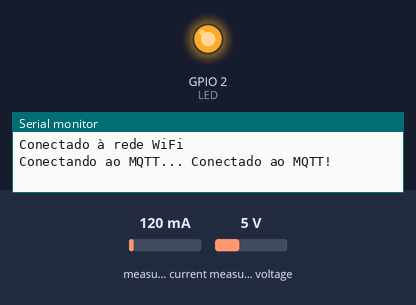
Recording of a sketch running on a simulated ESP32. Shown: output pins drawn as LEDs (lit = HIGH), the last lines printed to the serial monitor. The test bench sets the inputs (shaded band); at power-on: measured current 120 mA, measured voltage 5 V. WiFi joins after 1.5 s; servers stay silent unless stated; no MQTT or app messages arrive unless stated.

Above: at 1.8 s.
At 11.0 s:
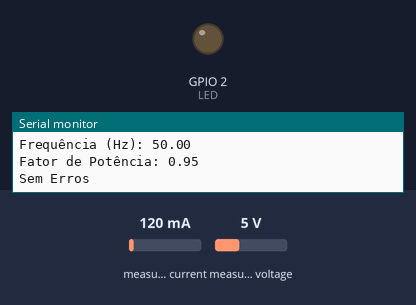
Timing chart, 0 to 12.4 s (numbered marks = the images above):
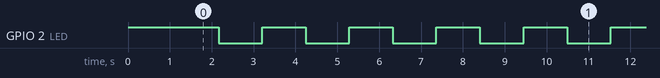

Measured:
- by itself, GPIO 2 (LED): moves between LOW and HIGH, repeating every 8.3 s
- by itself, everything shown: repeats every 8.3 s, in 8 steps

The sketch:

PZEM_Reader.ino
```cpp
/********************************************************************************
 * Nome: Felipe Rodrigues Moreira Dos Santos
 * E-mail: axfeliperodrigues@gmail.com
 * Data: 19/10/2024
 * Descrição: Codigo para captura e envio de dados do pzem para um broker
 * Versão: 1.2
 * GitHub: https://github.com/TheDarkTD/PZEM-Reader
 ********************************************************************************/


#include <PZEM004Tv30.h>
#include <WiFi.h>
#include <WiFiManager.h>
#include <Adafruit_MQTT.h>
#include <Adafruit_MQTT_Client.h>
#include <HTTPClient.h>
#include <ArduinoJson.h>

#define DEFAULT_TEMPO_ESPERA 20000  // 20 segundos padrão em milissegundos
#define MIN_TEMPO_ESPERA 5000         // Valor mínimo permitido para o tempo de espera
#define PZEM_RX_PIN 16
#define PZEM_TX_PIN 17
#define PZEM_SERIAL Serial2
#define LED 2

PZEM004Tv30 pzem(PZEM_SERIAL, PZEM_RX_PIN, PZEM_TX_PIN);

float voltage = 0;
float current = 0;
float power = 0;
float energy = 0;
float frequency = 0;
float pf = 0;

unsigned long previous = 0;
unsigned long tempo_espera = DEFAULT_TEMPO_ESPERA; // Tempo de espera inicial

// Credenciais MQTT da Adafruit IO
#define AIO_SERVER      "io.adafruit.com"
#define AIO_SERVERPORT  1883
#define AIO_USERNAME    "TheDarkTD"
#define AIO_KEY         "aio_knzR09P6BLThZ6wVKvYrsZ7GvRXL"

WiFiClient client;
Adafruit_MQTT_Client mqtt(&client, AIO_SERVER, AIO_SERVERPORT, AIO_USERNAME, AIO_KEY);

// Tópicos MQTT para envio de dados
Adafruit_MQTT_Publish pzem_voltage = Adafruit_MQTT_Publish(&mqtt, AIO_USERNAME "/feeds/voltage");
Adafruit_MQTT_Publish pzem_current = Adafruit_MQTT_Publish(&mqtt, AIO_USERNAME "/feeds/current");
Adafruit_MQTT_Publish pzem_power = Adafruit_MQTT_Publish(&mqtt, AIO_USERNAME "/feeds/power");
Adafruit_MQTT_Publish pzem_energy = Adafruit_MQTT_Publish(&mqtt, AIO_USERNAME "/feeds/energy");
Adafruit_MQTT_Publish pzem_frequency = Adafruit_MQTT_Publish(&mqtt, AIO_USERNAME "/feeds/frequency");
Adafruit_MQTT_Publish pzem_pf = Adafruit_MQTT_Publish(&mqtt, AIO_USERNAME "/feeds/pf");
Adafruit_MQTT_Publish pzem_error = Adafruit_MQTT_Publish(&mqtt, AIO_USERNAME "/feeds/errors");

// URL para pegar o tempo de espera
const char* espera_url = "https://io.adafruit.com/api/v2/TheDarkTD/feeds/espera";
unsigned long lastUpdate = 0; // Para armazenar o último tempo de atualização

void setup() {
    Serial.begin(115200);

    pinMode(LED, OUTPUT);
    digitalWrite(LED, HIGH);

    // Gerenciador Wi-Fi
    WiFiManager wifiManager;
    wifiManager.autoConnect("PZEM_MQTT_AP");

    Serial.println("Conectado à rede WiFi");

    // Conexão inicial ao MQTT
    connectToMQTT();
}

void loop() {
    // Reconectar ao Wi-Fi se necessário
    if (WiFi.status() != WL_CONNECTED) {
        Serial.println("Reconectando WiFi...");
        WiFi.reconnect();
        delay(2000);
    }

    // Reconectar ao MQTT se necessário
    if (!mqtt.connected()) {
        connectToMQTT();
    }

    // Escutar os tópicos MQTT
    mqtt.processPackets(500);

    // Atualiza o tempo de espera a cada 250 ms
    unsigned long now = millis();
    if (now - lastUpdate >= tempo_espera) { // Verifica se 250 ms se passaram
        lastUpdate = now; // Atualiza o último tempo de atualização
        updateWaitTime(); // Atualiza o tempo de espera
    }

    // Lê os dados do sensor e publica no MQTT
    if ((now - previous >= tempo_espera) || (previous == 0)) {
        PZEM();
        sendDataToMQTT();
        previous = now;
    }

    digitalWrite(LED, !digitalRead(LED));
    delay(500);
}

// Função para buscar o tempo de espera via HTTP
void updateWaitTime() {
    HTTPClient http;
    http.begin(espera_url);
    int httpResponseCode = http.GET(); // Faz a requisição GET

    if (httpResponseCode > 0) {
        String payload = http.getString(); // Obtém o conteúdo da resposta
       // Serial.print("Payload recebido: ");
        //Serial.println(payload); // Mensagem de depuração

        // Processa a resposta JSON
        DynamicJsonDocument doc(1024);
        DeserializationError error = deserializeJson(doc, payload);

        if (!error) {
            // Acessa o valor de last_value do JSON
            unsigned long newTempoEspera = doc["last_value"].as<unsigned long>(); // Converte para inteiro

            Serial.print("Novo tempo de espera recebido: "); // Mensagem de depuração
            Serial.println(newTempoEspera);

            // Verifica se o novo tempo de espera é diferente do atual
            if (newTempoEspera != tempo_espera) {
                // Verifica se o novo tempo de espera é maior que o mínimo permitido
                if (newTempoEspera > MIN_TEMPO_ESPERA) {
                    tempo_espera = newTempoEspera; // Atualiza o tempo de espera
                    Serial.print("Tempo de espera alterado para: ");
                    Serial.println(tempo_espera);
                } else {
                    Serial.print("O tempo de espera recebido (");
                    Serial.print(newTempoEspera);
                    Serial.println(" ms) é menor que o mínimo permitido.");
                }
            } else {
                Serial.println("O novo tempo de espera é igual ao atual. Nenhuma alteração feita.");
            }
        } else {
            Serial.println("Erro ao analisar JSON: " + String(error.c_str()));
        }
    } else {
        Serial.printf("Erro ao fazer requisição HTTP: %d\n", httpResponseCode);
    }

    http.end(); // Finaliza a conexão
}


void PZEM() {
    // Ler os dados do sensor
    voltage = pzem.voltage();
    current = pzem.current();
    power = pzem.power();
    energy = pzem.energy();
    frequency = pzem.frequency();
    pf = pzem.pf();

    // Verificar se os dados são válidos
    if (isnan(voltage)) {
        Serial.println("Erro na energização do módulo");
        sendError("Erro na energização do módulo");
    } else {
        // Imprimir os valores no console Serial
        Serial.print("Tensão (V): ");
        Serial.println(voltage);
        Serial.print("Corrente (A): ");
        Serial.println(current);
        Serial.print("Potência (W): ");
        Serial.println(power);
        Serial.print("Energia (kWh): ");
        Serial.println(energy);
        Serial.print("Frequência (Hz): ");
        Serial.println(frequency);
        Serial.print("Fator de Potência: ");
        Serial.println(pf);
        sendError("Sem Erros");
    }

    Serial.println();
}

void sendDataToMQTT() {
    if (!pzem_voltage.publish(voltage)) {
        sendError("Falha ao enviar tensão");
    }
    if (!pzem_current.publish(current)) {
        sendError("Falha ao enviar corrente");
    }
    if (!pzem_power.publish(power)) {
        sendError("Falha ao enviar potência");
    }
    if (!pzem_energy.publish(energy)) {
        sendError("Falha ao enviar energia");
    }
    if (!pzem_frequency.publish(frequency)) {
        sendError("Falha ao enviar frequência");
    }
    if (!pzem_pf.publish(pf)) {
        sendError("Falha ao enviar fator de potência");
    }
}

void sendError(const char* errorMsg) {
    Serial.println(errorMsg);
    if (!pzem_error.publish(errorMsg)) {
        Serial.println("Falha ao enviar erro");
    }
}

void connectToMQTT() {
    Serial.print("Conectando ao MQTT... ");
    while (mqtt.connect() != 0) {
        Serial.println(mqtt.connectErrorString(mqtt.connect()));
        delay(5000);
    }
    Serial.println("Conectado ao MQTT!");
}
```
